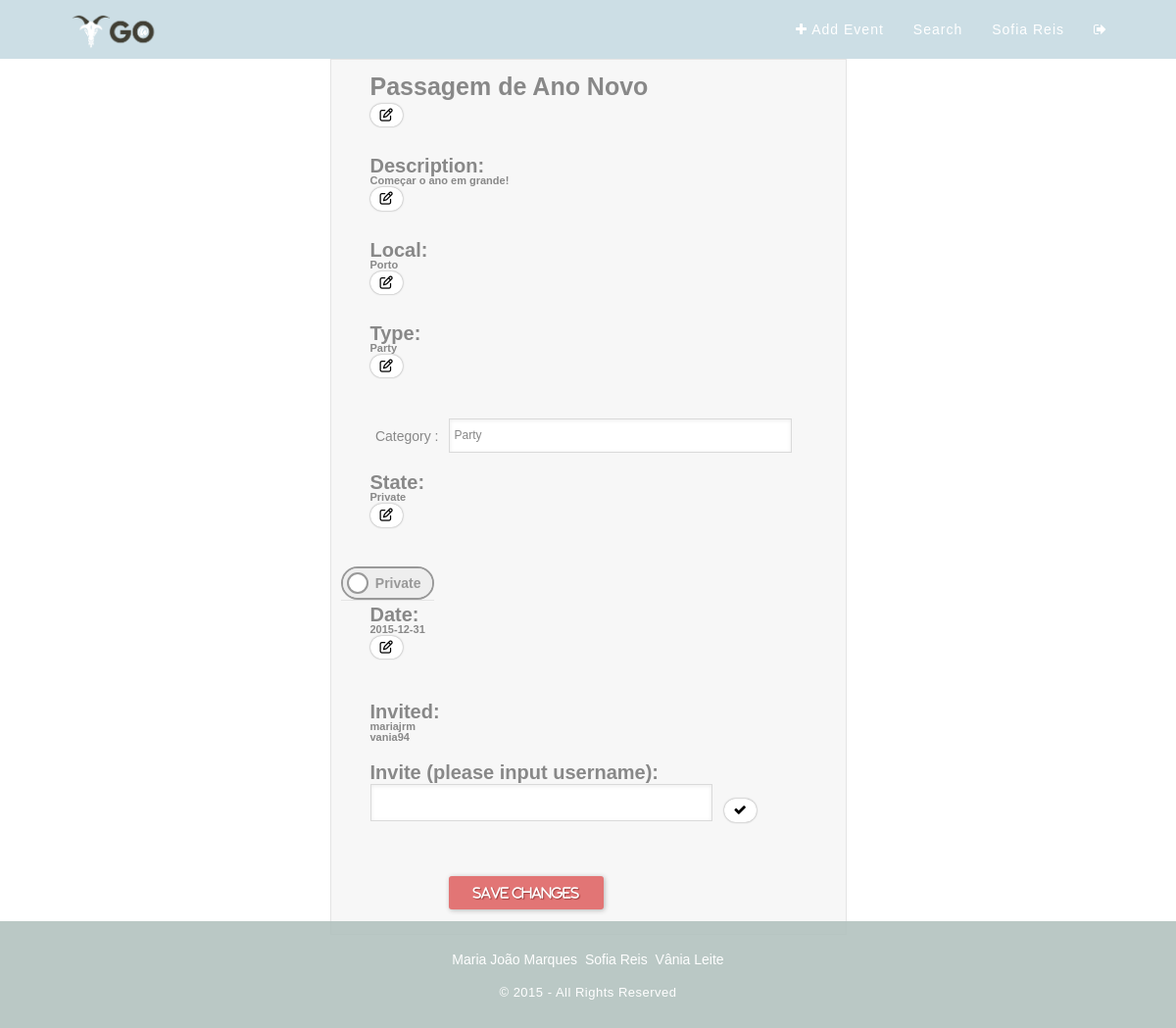
The app's page /?pagina=editEvent&id=7 (signed in) with its own data.
### tables this page shows
CREATE TABLE "Event" (
	`idEvent`	INTEGER PRIMARY KEY AUTOINCREMENT,
	`name`	TEXT NOT NULL,
	`description`	TEXT NOT NULL,
	`idImage`	INTEGER,
	`idType`	INTEGER,
	`date`	TEXT NOT NULL,
	`idUser`	INTEGER NOT NULL,
	`public`	INTEGER DEFAULT 0,
	`local`	TEXT
);

CREATE TABLE `Type` (
	`idType`	INTEGER NOT NULL PRIMARY KEY AUTOINCREMENT,
	`name`	INTEGER NOT NULL
);

### php/loadEvent.php (called while the page is built, shortened)
<?
try {
  $db = new PDO('sqlite:./db/dboltw.db');
  $db->setAttribute(PDO::ATTR_ERRMODE, PDO::ERRMODE_EXCEPTION);
} catch (PDOException $e) {
    print "Error!: " . $e->getMessage() . "<br/>";
    die();
}
function getEventInfo($id){
  try{
    global $db;
    $stmt=$db->prepare("SELECT * FROM Event WHERE idEvent=:event_id");
    $stmt->bindValue(':event_id',$id,PDO::PARAM_STR);
    $found=$stmt->execute();
    $columns=$stmt->fetch();
    return $columns;
  }catch(PDOException $e){
    if(isset($_SESSION['user_id'])){
      $log=$e->getMessage()." ___Date=".date("Y-m-d")." ___ idUser=".$_SESSION['user_id'].PHP_EOL;
    }else{
      $log=$e->getMessage()." ___Date= ".date("Y-m-d")."\n";
    }
    error_log($log,3,"../error.log");
    return -1;
  }
}
function getEventTypes(){
  try{
    global $db;
    $stmt=$db->prepare("SELECT * FROM Type");
    $query = $stmt->execute();
    $result= $stmt->fetchAll();
    return $result;
  }
  catch(PDOException $e){
    if(isset($_SESSION['user_id'])){
      $log=$e->getMessage()." ___Date=".date("Y-m-d")." ___ idUser=".$_SESSION['user_id'].PHP_EOL;
    }else{
      $log=$e->getMessage()." ___Date= ".date("Y-m-d")."\n";
    }
    error_log($log,3,"../error.log");
    return -1;
  }
}
function getEventType($id){
  try{
    global $db;
    $stmt=$db->prepare("SELECT name FROM Type WHERE idType=:id");
    $stmt->bindValue(':id',getEventInfo($id)['idType']);
    $query = $stmt->execute();
    $result= $stmt->fetch();
    return $result['name'];
  }
  catch(PDOException $e){
    if(isset($_SESSION['user_id'])){
			$log=$e->getMessage()." ___Date=".date("Y-m-d")." ___ idUser=".$_SESSION['user_id'].PHP_EOL;
		}else{
			$log=$e->getMessage()." ___Date= ".date("Y-m-d")."\n";
		}
		error_log($log,3,"../error.log");
    return -1;
  }
}
function getAuthorInfo($eventId)
{
  try{
    global $db;
    $stmt=$db->prepare("SELECT * FROM User WHERE idUser=:id");
    $stmt->bindValue(':id',getEventInfo($eventId)['idUser']);
    $result= $stmt->fetch();
    return $result;
  }
  catch(PDOException $e){
    if(isset($_SESSION['user_id'])){
      $log=$e->getMessage()." ___Date=".date("Y-m-d")." ___ idUser=".$_SESSION['user_id'].PHP_EOL;
    }else{
      $log=$e->getMessage()." ___Date= ".date("Y-m-d")."\n";
    }
    error_log($log,3,"../error.log");
    return -1;
  }
}
function getEventInvited($idEvent){
  try{
    global $db;
    $stmt=$db->prepare("SELECT EventInvite.idEvent, EventInvite.idUser, User.username, User.firstname, User.lastname,User.email
FROM EventInvite
LEFT OUTER JOIN User ON EventInvite.idUser = User.idUser
WHERE idEvent=:id");
    $stmt->bindValue(':id',$idEvent);
    $found=$stmt->execute();
    $result=$stmt->fetchAll();
    return $result;
  }
  catch(PDOException $e){
    if(isset($_SESSION['user_id'])){
      $log=$e->getMessage()." ___Date=".date("Y-m-d")." ___ idUser=".$_SESSION['user_id'].PHP_EOL;
    }else{
      $log=$e->getMessage()." ___Date= ".date("Y-m-d")."\n";
    }
    error_log($log,3,"../error.log");
    return -1;
  }
}
function getUserEvents($id){
  try{
    global $db;
    $stmt=$db->prepare("SELECT * FROM Event WHERE idUser=:id");
    $stmt->bindValue(':id',$id);
    $query = $stmt->execute();
    $result= $stmt->fetchAll();
    return $result;
  }
  catch(PDOException $e){
    if(isset($_SESSION['user_id'])){
      $log=$e->getMessage()." ___Date=".date("Y-m-d")." ___ idUser=".$_SESSION['user_id'].PHP_EOL;
    }else{
      $log=$e->getMessage()." ___Date= ".date("Y-m-d")."\n";
    }
    error_log($log,3,"../error.log");
    return -1;
  }
}
$event=getEventInfo($_GET['id']);
$types = getEventTypes();
$type= getEventType($_GET['id']);
$author=getAuthorInfo($_GET['id']);
$invitedUsers=getEventInvited($_GET['id']);
if ($event['public']==0){
  $state="Private";
}else{
  $state="Public";
}
$userEvents = getUserEvents($_SESSION['user_id']);
?>

### template/editEvent.php (the view, shortened to what this page needs)
<? include_once 'php/loadEvent.php';
?>
<form action="./php/action_edit_event.php" method="post" enctype="multipart/form-data" class="event-form event_edit">
  <div id="event_title_edit">
    <h1> <label id="event_title_edit_h1"><? echo $event["name"]; ?></label>
      <button type="button" id="event_title_edit_btn">
        <i class="fa fa-pencil-square-o"></i>
      </button>
    </h1>
  </div>
  <div id="event_description_edit" >
  <h2>Description:
    <span id="event_description_edit_span"><? echo $event["description"]; ?></span>
    <button type="button" id="event_description_edit_btn">
      <i class="fa fa-pencil-square-o"></i>
    </button>
  </h2>
</div>
  <div id="event_local_edit" >
    <h2>Local:
      <span id="event_local_edit_span"><? echo $event["local"]; ?></span>
      <button type="button" id="event_local_edit_btn">
        <i class="fa fa-pencil-square-o"></i>
      </button>
    </h2>
  </div>
  <div id="event_type_edit" >
    <h2>Type:
      <span id="event_type_edit_span"> <? echo $type; ?></span>
      <button type="button" id="event_type_edit_btn">
        <i class="fa fa-pencil-square-o"></i>
      </button>
    </h2>
  </div>
<div id="event_type_edit_select" >
    <label>
      <span>Category :</span>
      <div class="styled-select">
        <select id="event_type-edit"  name="type" >
          <?php
            for($i=0; $i < count($types); ++$i)
            {
              echo '<option value="'.$i.'">'.$types[$i]['name'].'</option>';
            }
          ?>
      </select>
    </div>
  </label>
</div>
<br />
<div id="event_state_edit" >
  <h2 id="state-to-remove">State:
    <span id="event_state_edit_span"><? echo $state; ?></span>
    <button type="button" id="event_dstate_edit_btn">
      <i class="fa fa-pencil-square-o"></i>
    </button>
  </h2>
</div>
<section>
  <div class="onoffswitch edit_onoff" id="onoffstate">
    <label class="onoffswitch-label" for="myonoffswitch">
      <div class="onoffswitch-switch"></div>
    </label>
  </div>
</section>
<br/>
  <div id="event_date_edit" >
  <h2>Date:
    <span id="event_date_edit_span"><? echo $event["date"]; ?></span>
    <button type="button" id="event_date_edit_btn">
      <i class="fa fa-pencil-square-o"></i>
    </button>
  </h2>
  </div>
<br/>
  <div id="event_invites_edit" >
  <h2>Invited:
    <? foreach($invitedUsers as $invited){ ?>
    <span id="event_invites_edit_span"><? echo $invited["username"]; ?></span>
    <? } ?>
    <br>
    <div id="inviteNew">
      Invite (please input username):
      <input type="text" id="inv_input"/>
      <button type="button" id="addUser">
        <i class="fa fa-check"></i>
      </button>
    </div>
  </h2>
  </div>
  <label>
    <span>&nbsp;</span>
    <input type="submit" class="button" value="Save changes" />
  </label>
</form>

### css/main.css (style rules this page uses)
body { font-family: 'Source Sans Pro', sans-serif; font-size: 14px; color: #666; position:relative; padding-bottom: 95px; min-height: 100%; height: auto !important; height: 100%; }
html, body { overflow: auto; height: 100%; }
.event-form { margin-left:auto; margin-right:auto; max-width: 500px; background: #F7F7F7; padding: 25px 15px 25px 10px; font: 12px; color: #888; text-shadow: 1px 1px 1px #FFF; border:1px solid #E4E4E4; }
.event-form h1 { font-size: 25px; padding: 0px 0px 10px 40px; display: block; border-bottom:1px solid #E4E4E4; margin: -10px -15px 30px -10px;; color: #888; }
.event-form #onoffstate { border-bottom:1px solid #E4E4E4; }
.event-form h2 { font-size: 20px; padding: 0px 0px 10px 40px; display: block; border-bottom:1px solid #E4E4E4; margin: -10px -15px 30px -10px;; color: #888; }
.event-form h2>span { display: block; font-size: 11px; }
.event-form section { display: block; border-bottom:1px solid #E4E4E4; }
.event-form label { display: block; margin: 0px; }
.event-form label>span { float: left; width: 20%; text-align: right; padding-right: 10px; margin-top: 13px; color: #888; }
.event-form input[type="text"], .event-form input[type="email"], .event-form textarea, .event-form select,.event-form input[type="date"] { border: 1px solid #DADADA; color: #888; height: 30px; margin-bottom: 16px; margin-right: 6px; margin-top: 2px; outline: 0 none; padding: 3px 3px 3px 5px; width: 70%; font-size: 12px; line-height:15px; box-shadow: inset 0px 1px 4px #ECECEC; -moz-box-shadow: inset 0px 1px 4px #ECECEC; -webkit-box-shadow: inset 0px 1px 4px #ECECEC; }
.event-form select { background: #FFF url('down-arrow.png') no-repeat right; background: #FFF url('down-arrow.png') no-repeat right); appearance:none; -webkit-appearance:none; -moz-appearance: none; text-indent: 0.01px; text-overflow: ''; width: 70%; height: 35px; line-height: 25px; }
.event-form .button { background: #E27575; border: none; padding: 10px 25px 10px 25px; color: #FFF; box-shadow: 1px 1px 5px #B6B6B6; border-radius: 3px; text-shadow: 1px 1px 1px #9E3F3F; cursor: pointer; }
.onoffswitch { position: relative; width: 95px; -webkit-user-select:none; -moz-user-select:none; -ms-user-select: none; }
.onoffswitch-label { display: block; overflow: hidden; cursor: pointer; border: 2px solid #999999; border-radius: 20px; }
.onoffswitch-switch { display: block; width: 18px; margin: 6px; background: #FFFFFF; position: absolute; top: 0; bottom: 0; right: 61px; border: 2px solid #999999; border-radius: 20px; transition: all 0.3s ease-in 0s; }
input[type="submit"] { font-family: FontAwesome; }
.event_edit { text-shadow: none; font-family: 'Source Sans Pro', sans-serif; }
.event_edit h1, .event_edit h2, .event_edit section { border-bottom: 0; }
.event_edit button, .event_create button { background-color: transparent; box-sizing: border-box; padding: 0; border: 0; }
.event_edit i, .event_create i { background-color: white; color: black; padding: 5px 10px; display: inline-block; -moz-border-radius: 100px; -webkit-border-radius: 100px; border-radius: 100px; -moz-box-shadow: 0px 0px 2px #888; -webkit-box-shadow: 0px 0px 2px #888; box-shadow: 0px 0px 2px #888; }
.event_edit .button { background: #E27575; border: none; padding: 10px 25px 10px 25px; color: #FFF; box-shadow: 1px 1px 5px #B6B6B6; border-radius: 3px; text-shadow: 1px 1px 1px #9E3F3F; cursor: pointer; }

### records on screen
event: name "Passagem de Ano Novo", description "Começar o ano em grande!", local "Porto", idType.name "Party", public "Private", date "2015-12-31"

### other values on screen
$_SESSION['firstname'] "Sofia"
$_SESSION['lastname'] "Reis"
$invited["username"] "mariajrm"
$invited["username"] "vania94"
form field type "Party"
